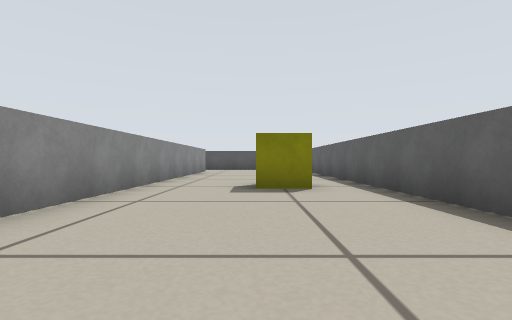
view 1 (above)

21 first-person views from a walk through a Stage world. The camera is 0.26 m above the floor, looks level and sees 85° across. The lines on the ground mark 1 m squares. The floor is counted in squares, 0.5 m on a side. Each view is taken from the middle of a square. On the plan, view 1 faces up. The plan holds only what a view shows up to about 9 squares ahead; the rest is blank. Robots are left out.

view 2
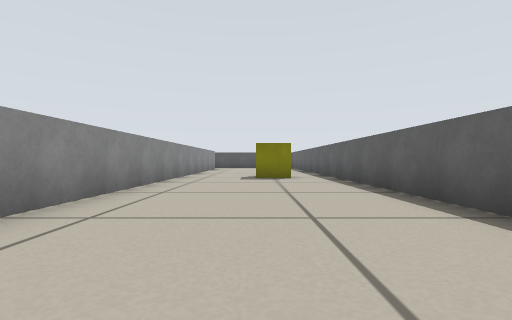

view 3
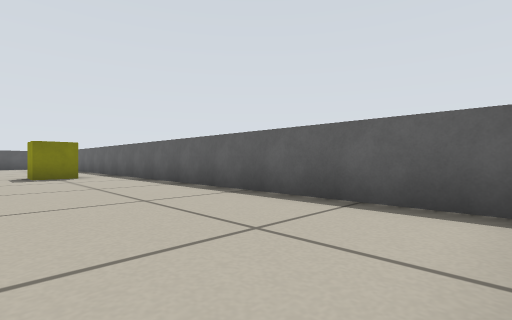

view 4
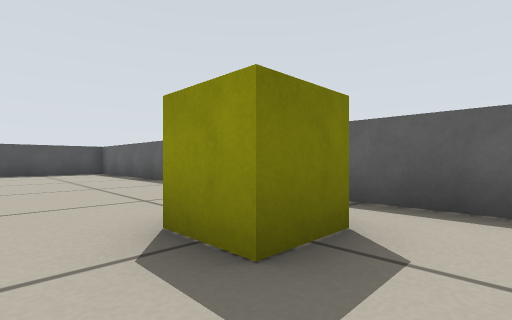

view 5
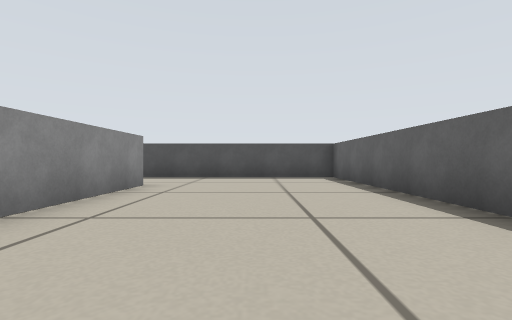

view 6
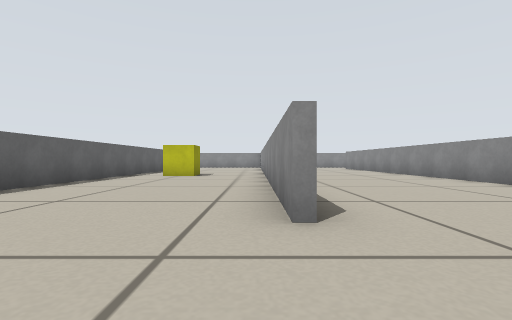

view 7
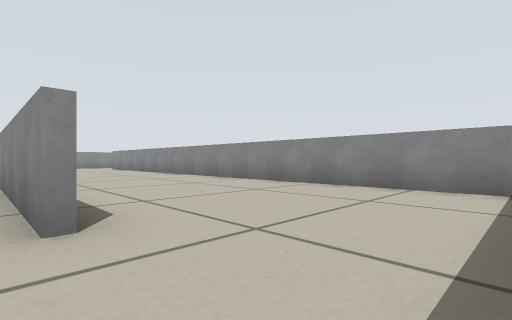

view 8
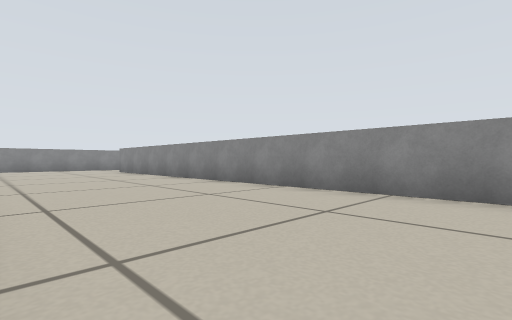

view 9
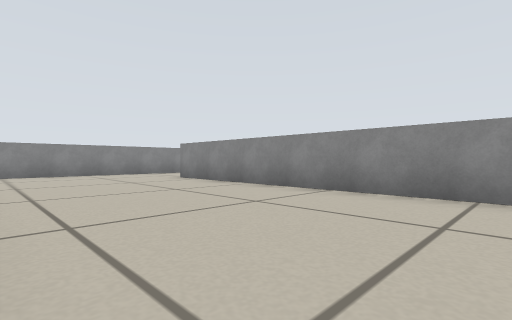

view 10
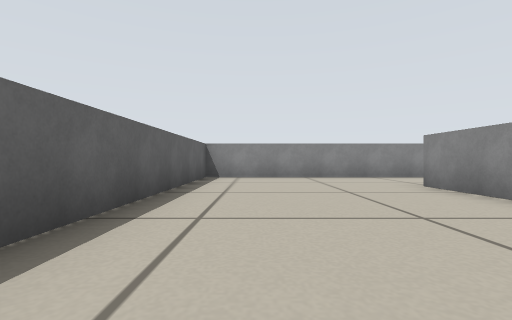

view 11
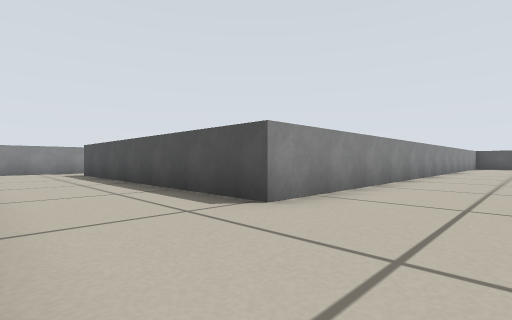

view 12
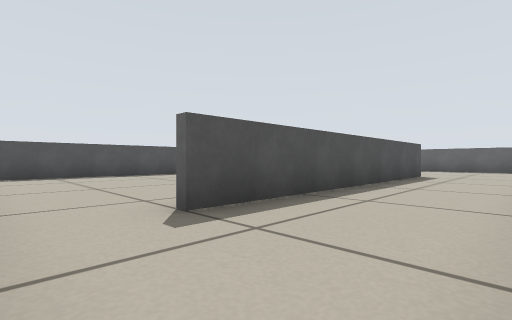

view 13
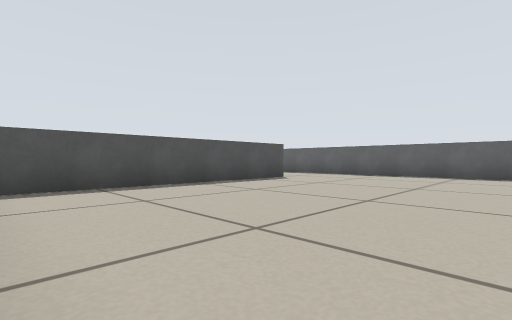

view 14
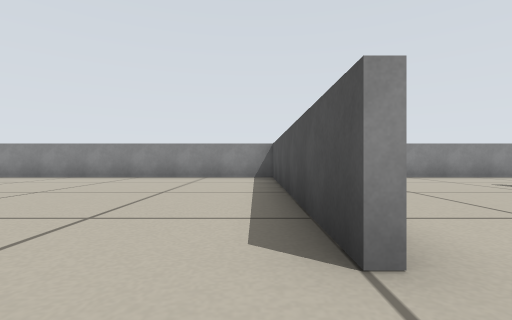

view 15
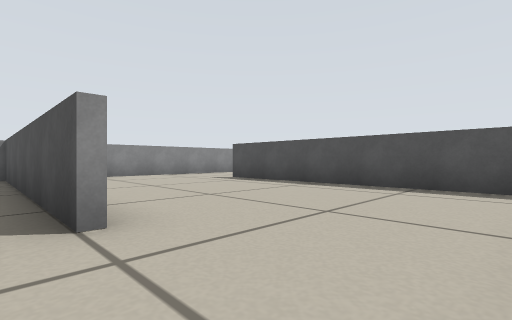

view 16
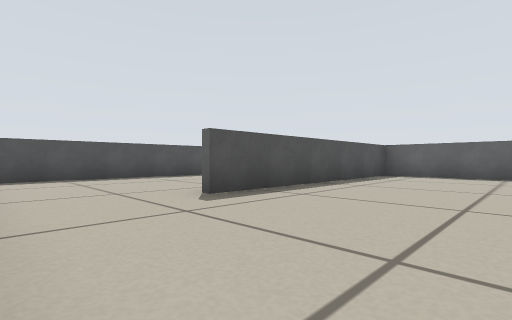

view 17
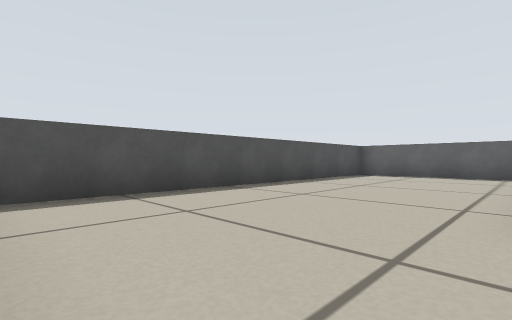

view 18
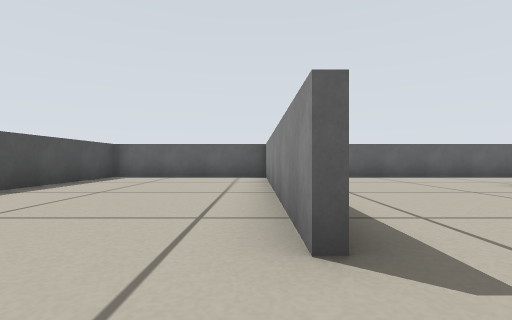

view 19
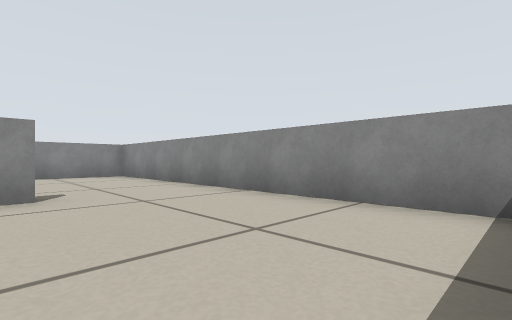

view 20
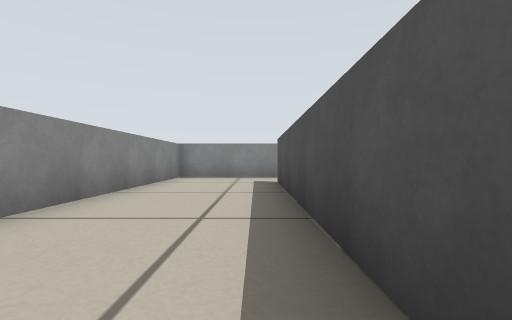

view 21
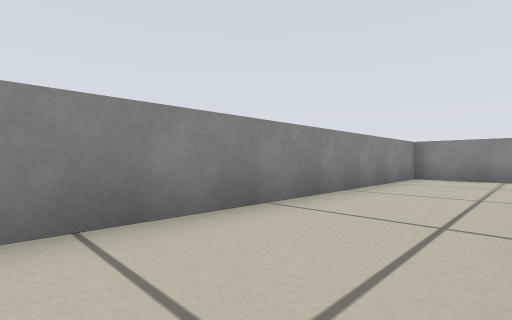

### Floor plan
Points are (right, up) in squares from view 1. A wall is a line through its corners. A room is listed if a view was taken in it or the views show most of it. See-through windows are left out.
Room 1 (views 1, 2, 3, 4, 5, 6, 7, 8, 9, 10, 11, 12, 20, 21)
walls: (-2.3, 12.8) (-2.3, -0.5); (2.3, -3.9) (2.3, 15.3) (-3.4, 15.3); (-7.3, 14.9) (-7.3, -1.5) (-15.5, -1.5); (-17.3, -1.6) (-17.3, -4.3) (-2.5, -4.3) (-2.5, 2.4)
ways out: opening at (-16.5, -1) to room 2
objects: yellow box (0, 5) to (1, 6)
Room 2 (views 13, 14, 15, 16, 17, 18, 19)
walls: (-10.2, 5.5) (-17.3, 5.5) (-17.3, -1.6); (-14.5, 10.7) (-7.8, 10.7); (-7.8, 10.5) (-14.5, 10.5); (-7.5, 10.6) (-7.5, 15.3) (-16.9, 15.3); (-7.5, 0.4) (-7.5, 10.2); (-17.3, 14.9) (-17.3, 5.7) (-15, 5.7)
ways out: opening at (-16.5, -1) to room 1

Positions as (right, up) in squares from view 1, and headings:
1: (0, 0), facing up
2: (0, -3), facing up
3: (-1, -4), facing up-right
4: (-1, 4), facing up-right
5: (0, 7), facing up
6: (-2, 15), facing down
7: (-2, 15), facing down-left
8: (-3, 11), facing down-left
9: (-3, 6), facing down-left
10: (-4, 4), facing down
11: (-5, -4), facing up-left
12: (-17, -4), facing up-right
13: (-17, 0), facing up-right
14: (-9, 5), facing left
15: (-8, 5), facing up-left
16: (-17, 7), facing up-right
17: (-17, 11), facing up-right
18: (-16, 11), facing right
19: (-14, 15), facing down-left
20: (-9, -2), facing left
21: (-9, -2), facing down-left
